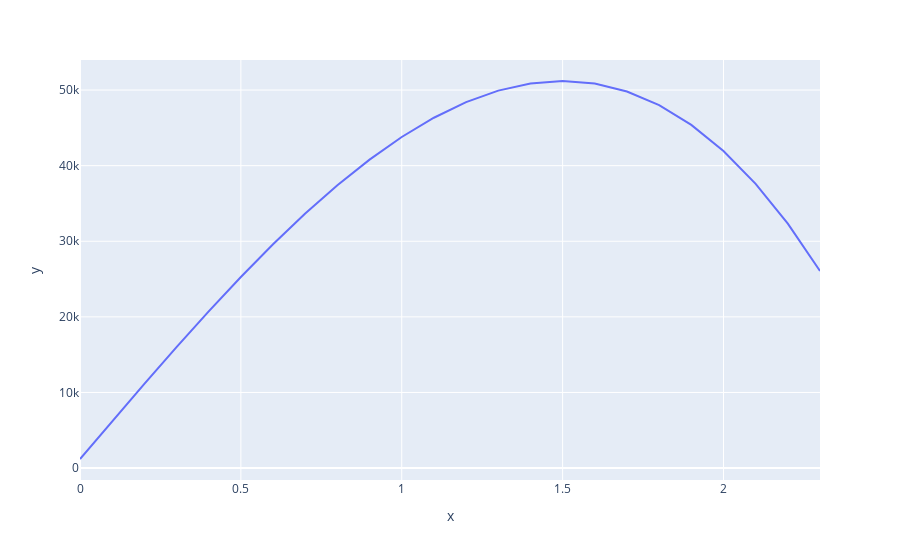

The cell this chart's notebook holds for it:
### Code cell
px.line(x = x, y = y)

### Figure 1 — Plotly figure (JSON) as saved in the notebook; plotly's stock layout.template omitted (floating-point values rounded to 4 significant figures)
{"data": [{"hovertemplate": "x=%{x}<br>y=%{y}<extra></extra>", "legendgroup": "", "line": {"color": "#636efa", "dash": "solid"}, "marker": {"symbol": "circle"}, "mode": "lines", "name": "", "orientation": "v", "showlegend": false, "type": "scatter", "x": [0, 0.1, 0.2, 0.3, 0.4, 0.5, 0.6, 0.7, 0.8, 0.9, 1, 1.1, 1.2, 1.3, 1.4, 1.5, 1.6, 1.7, 1.8, 1.9, 2, 2.1, 2.2, 2.3], "xaxis": "x", "y": [1200, 6193.0, 11140.0, 16000.0, 20730.0, 25270.0, 29600.0, 33660.0, 37410.0, 40800, 43790.0, 46340.0, 48400, 49930.0, 50870.0, 51200, 50860.0, 49810.0, 48000.0, 45390.0, 41940.0, 37600.0, 32330.0, 26070.0], "yaxis": "y"}], "layout": {"legend": {"tracegroupgap": 0}, "margin": {"t": 60}, "xaxis": {"anchor": "y", "domain": [0, 1], "title": {"text": "x"}}, "yaxis": {"anchor": "x", "domain": [0, 1], "title": {"text": "y"}}}}
